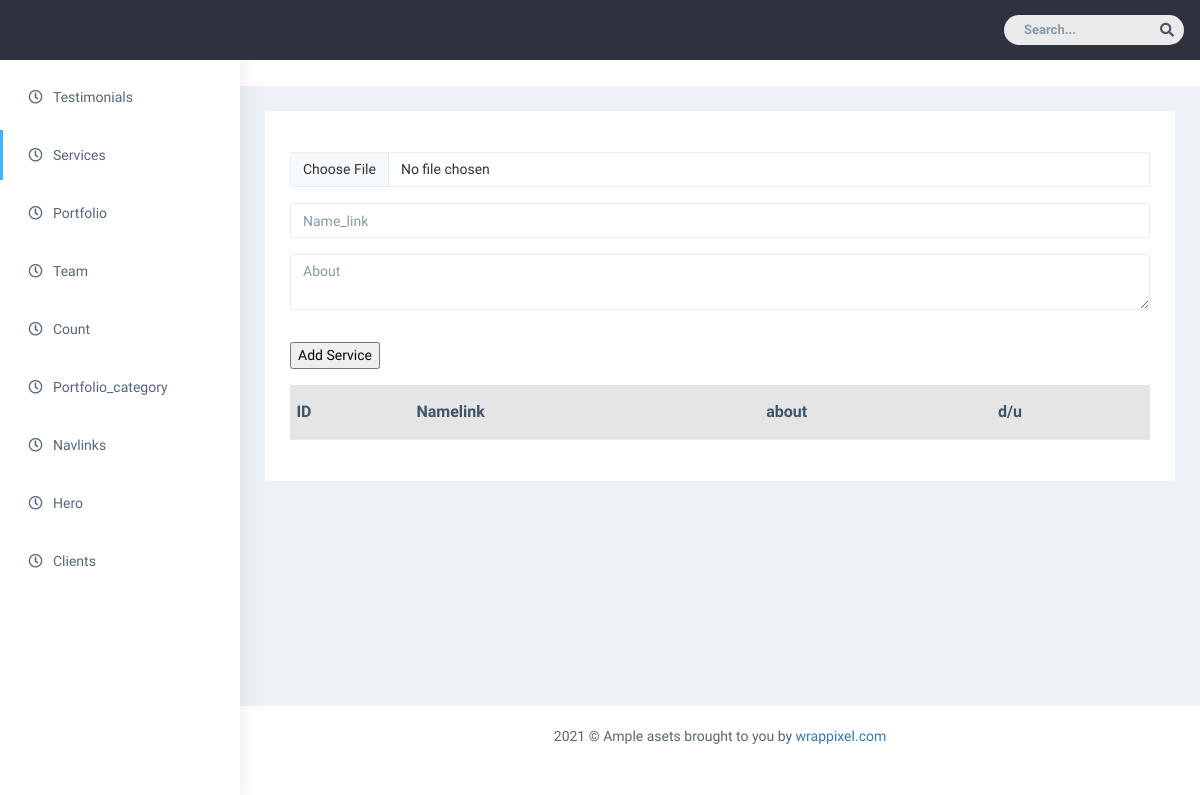
Before: /admin/Services with the older database file.
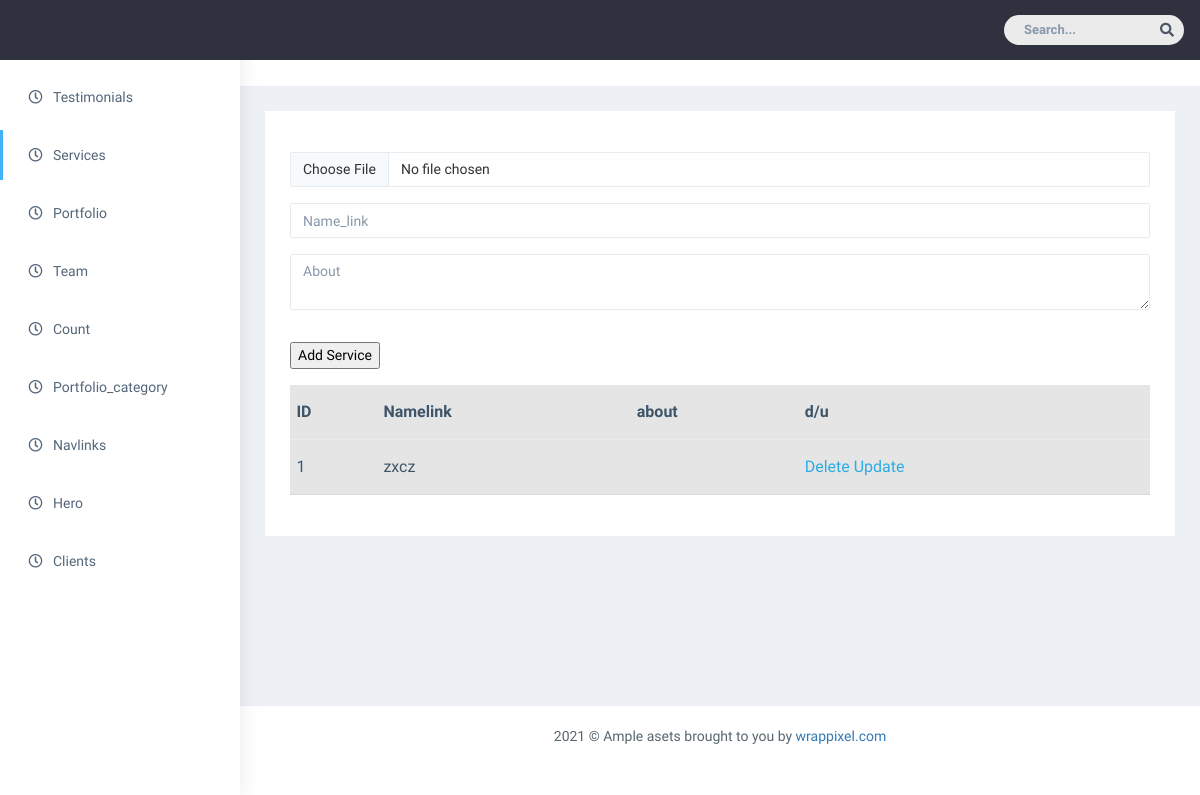
After: the same page with the newer database file.
### models.py (models this page shows)
class Services(db.Model):
    id = db.Column(db.Integer, primary_key=True, autoincrement=True)
    ser_img=db.Column(db.String(200))
    ser_namelink = db.Column(db.String(200))
    ser_about=db.Column(db.String(200))

### admin/routes.py (the view, shortened to what this page needs)
@app.route("/admin/Services",methods=['POST','GET'])
def Add_services():
        servicesForm=ServicesForm()
        from models import db
        from models import Services
        ser=Services.query.all()
        return render_template('admin/Services.html',servicesForm=servicesForm,ser=ser)

### admin/forms.py
class ServicesForm(FlaskForm):
    img=FileField("Img")
    name_link=StringField("namelink")
    about=TextAreaField("about")
    submit=SubmitField('Add Services')

### templates/admin/Services.html
{% extends 'admin/base.html' %} {% block content %}
<form action="/admin/Services" method="POST" enctype="multipart/form-data">
    {{servicesForm.img(class_="form-control my-3",placeholder='Service Img')}}
    {{servicesForm.name_link(class_="form-control my-3",placeholder='Name_link')}}
    {{servicesForm.about(class_="form-control my-3",placeholder='About')}}
    {{servicesForm.submit(class_="btnbtn-primary my-3",value="Add Service")}}
</form>
<table class="table table-active">
    <thead>
        <tr>
            <th scope="col">ID</th>
            <th scope="col">Namelink</th>
            <th scope="col">about</th>
            <th scope="col">d/u</th>
        </tr>
    </thead>
    <tbody>
        {% for ser in ser %}
        <tr>
            <td>{{ser.id}}</td>
            <td>{{ser.ser_namelink}}</td>
            <td>{{ser.ser_about}}</td>
            <td>
                <a href="Services/delete/{{ser.id}}">Delete</a>
                <a href="Services/update/{{ser.id}}">Update</a>
            </td>
        </tr>
        {% endfor %}
    </tbody>
</table>
{% endblock %}

Changed rows visible on the page:
added Services: id "1", ser_namelink "zxcz"
